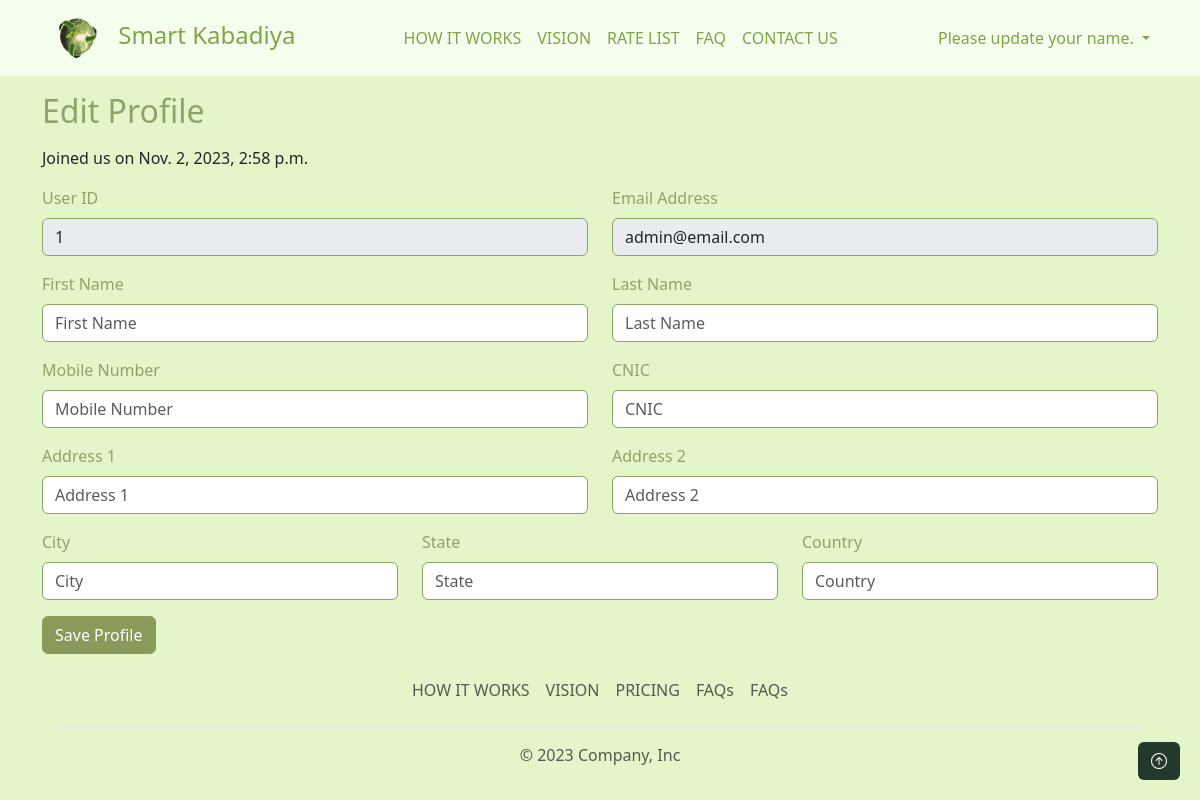
The page /customer/edit-profile (signed in) on the database as committed earlier.
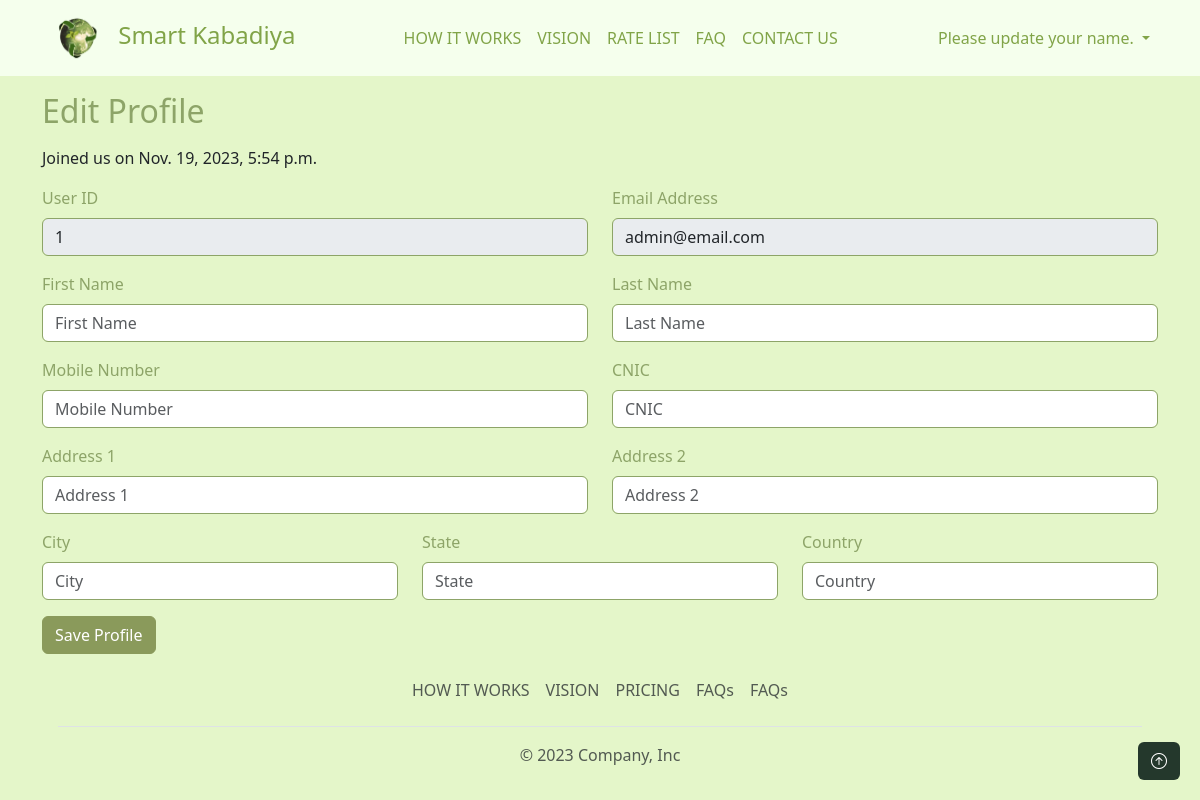
The same page on the database as committed later.
### users/models.py (models this page shows, shortened)
class User(AbstractUser):
    username = None
    email = models.EmailField(unique=True)
    user_type = models.CharField(max_length=10, choices=[(tag.name, tag.value) for tag in UserType], default=UserType.CUSTOMER.value)
    USERNAME_FIELD = 'email'
    REQUIRED_FIELDS = []
    objects = UserManager()
    def is_customer(self):
        return self.user_type == UserType.CUSTOMER.value

### customer/views.py (the view, shortened to what this page needs)
# urls.py: path("edit-profile", views.customer_edit_profile, name="customer_edit_profile"),
def customer_edit_profile(request):
    context = {}
    personal_details = PersonalDetails.objects.filter(user=request.user).first()
    context.update({
        'personal_details': personal_details
    })
    return render(request, 'customer/edit_profile.html', context)

### customer/templates/customer/edit_profile.html (shortened to what this page needs)
{% extends "users/base.html" %}
{% load static %}
{% block content %}
<div class="container">
    <h2 class="my-3">Edit Profile</h2>
    <form method="POST" action="">
        <p class="text-dark">Joined us on {{request.user.date_joined}}</p>
        <div class="row">
            <div class="col-6">
                <div class="mb-3">
                    <label for="user_id" class="form-label">User ID</label>
                    <input type="text" class="form-control" id="user_id" placeholder="User ID" name="user_id" value="{{request.user.id}}" disabled>
                </div>
            </div>
            <div class="col-6">
                <div class="mb-3">
                    <label for="first_name" class="form-label">Email Address</label>
                    <input type="text" class="form-control" id="first_name" placeholder="Email Address" name="Email Address" value="{{request.user.email}}" disabled>
                </div>
            </div>
        </div>
        <div class="row">
            <div class="col-6">
                <div class="mb-3">
                    <label for="first_name" class="form-label">First Name</label>
                    <input type="text" class="form-control" id="first_name" placeholder="First Name" name="first_name" value="{{request.user.first_name}}">
                </div>
            </div>
            <div class="col-6">
                <div class="mb-3">
                    <label for="last_name" class="form-label">Last Name</label>
                    <input type="text" class="form-control" id="last_name" placeholder="Last Name" name="last_name" value="{{request.user.last_name}}">
                </div>
            </div>
        </div>
        <div class="row">
            <div class="col-6">
                <div class="mb-3">
                    <label for="mobile_number" class="form-label">Mobile Number</label>
                    <input type="text" class="form-control" id="mobile_number" placeholder="Mobile Number" name="mobile_number" value="{{ personal_details.mobile_number }}">
                </div>
            </div>
            <div class="col-6">
                <div class="mb-3">
                    <label for="cnic" class="form-label">CNIC</label>
                    <input type="text" class="form-control" id="cnic" placeholder="CNIC" name="cnic" value="{{ personal_details.cnic }}">
                </div>
            </div>
        </div>
        <div class="row">
            <div class="col-6">
                <div class="mb-3">
                    <label for="addres1" class="form-label">Address 1</label>
                    <input type="text" class="form-control" id="addres1" placeholder="Address 1" name="address1" value="{{ personal_details.address1 }}">
                </div>
            </div>
            <div class="col-6">
                <div class="mb-3">
                    <label for="addres2" class="form-label">Address 2</label>
                    <input type="text" class="form-control" id="addres2" placeholder="Address 2" name="address2" value="{{ personal_details.address2 }}">
                </div>
            </div>
        </div>
        <div class="row">
            <div class="col-4">
                <div class="mb-3">
                    <label for="city" class="form-label">City</label>
                    <input type="text" class="form-control" id="city" placeholder="City" name="city" value="{{ personal_details.city }}">
                </div>
            </div>
            <div class="col-4">
                <div class="mb-3">
                    <label for="state" class="form-label">State</label>
                    <input type="text" class="form-control" id="state" placeholder="State" name="state" value="{{ personal_details.state }}">
                </div>
            </div>
            <div class="col-4">
                <div class="mb-3">
                    <label for="country" class="form-label">Country</label>
                    <input type="text" class="form-control" id="country" placeholder="Country" name="country" value="{{ personal_details.country }}">
                </div>
            </div>
        </div>
        <button type="submit" class="btn btn-second">Save Profile</button>
    </form>
</div>
{% endblock content %}

### users/templates/users/base.html (shortened to what this page needs)
{% load static %}
<!Doctype html>
<html lang="en">
  <head>
    <link href="https://cdn.jsdelivr.net/npm/bootstrap@5.3.2/dist/css/bootstrap.min.css" rel="stylesheet">
    <link rel="stylesheet" href="https://cdn.jsdelivr.net/npm/bootstrap-icons@1.11.1/font/bootstrap-icons.css">
    <link rel="stylesheet" href="{% static 'users/custom.css' %}">
  </head>
  <body>
    <nav class="navbar navbar-expand-lg bg-body-tertiary mb-3">
      <div class="container">
        <a class="navbar-brand" href="{% url 'index' %}">
          <img src="{% static 'fresh-logo.png' %}" alt="Logo" width="70" height="50" class="">
          Smart Kabadiya
        </a>
        <div class="collapse navbar-collapse" id="navbarSupportedContent">
          <ul class="navbar-nav mx-auto mb-2 mb-lg-0">
            <li class="nav-item">
              <a class="nav-link"href="{% url "index" %}#how-it-works">HOW IT WORKS</a>
            </li>
            <li class="nav-item">
              <a class="nav-link"href="{% url "index" %}#our-mission">VISION</a>
            </li>
            <li class="nav-item">
              <a class="nav-link"href="{% url "index" %}#pricing">RATE LIST</a>
            </li>
            <li class="nav-item">
              <a class="nav-link"href="{% url "index" %}#faq">FAQ</a>
            </li>
            <li class="nav-item">
              <a class="nav-link"href="{% url "index" %}#contact-us">CONTACT US</a>
            </li>
          </ul>
          {% if user.is_authenticated %}
          <ul class="navbar-nav">
            <li class="nav-item dropdown">
              <a class="nav-link dropdown-toggle" href="#" role="button" data-bs-toggle="dropdown" aria-expanded="false">
                {% if user.get_full_name %}
                {{user.get_full_name}}
                {% else %}
                Please update your name.
                {% endif %}
              </a>
            </li>
          </ul>
          {% else %}
          <div>
            {% comment %} <a href="{% url 'login' %}" class="btn btn-outline">Login</a>  {% endcomment %}
            <a href="{% url 'register' %}" class="btn btn-outline">Sell Scrap</a>
          </div>
          {% endif %}
        </div>
      </div>
    </nav>
    {% block content %}
    {% endblock content %}
    <footer class="footer">
      <div class="container">
          <footer class="p-3">
            <ul class="nav justify-content-center border-bottom pb-3 mb-3">
              <li class="nav-item"><a href="#how-it-works" class="nav-link px-2 text-muted">HOW IT WORKS</a></li>
              <li class="nav-item"><a href="#our-mission" class="nav-link px-2 text-muted">VISION</a></li>
              <li class="nav-item"><a href="#pricing" class="nav-link px-2 text-muted">PRICING</a></li>
              <li class="nav-item"><a href="#faq" class="nav-link px-2 text-muted">FAQs</a></li>
              <li class="nav-item"><a href="#contact-us" class="nav-link px-2 text-muted">FAQs</a></li>
            </ul>
            <p class="text-center text-muted">&copy; 2023 Company, Inc</p>
          </footer>
        </div>
  </footer>
  <a href="#top" id="scrollToTopBtn" class="btn"><i class="bi bi-arrow-up-circle"></i></a>
  </body>
</html>

### users/static/users/custom.css (style rules this page uses)
body { color: #81a448; background-color: #e4f6c9; }
a { color: #C08081; }
.btn-second { background-color: #8a9a5b; border-color: #8a9a5b; color: #fff; }
body, p, h1, h2, h3, h4, h5, h6 { color: #8da468; }
.navbar { background-color: #f5ffed !important; }
.nav-link { color: #81a448; }
.navbar-brand { font-size:x-large; color: #81a448; }
.form-control { border-color: #8da468; }
#scrollToTopBtn { background-color: #24382C; color: #FFF; position: fixed; bottom: 20px; right: 20px; display: block; }

Rows that differ between the two databases and show on the page:
changed User "admin@email.com": user.date_joined "Nov. 2, 2023, 2:58 p.m." → "Nov. 19, 2023, 5:54 p.m."
